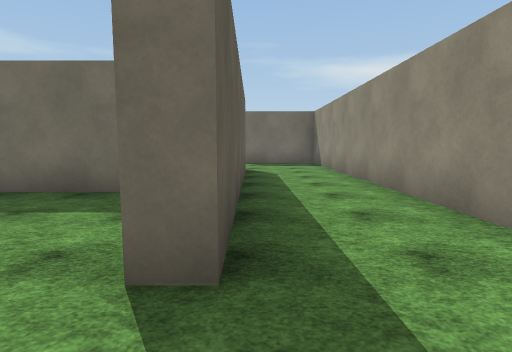
view 1 (above)

16 first-person views from a walk through a scene from a Unity 3-D project. The camera is 1.5 m above the floor, tilts 6° down and sees 80° across. The floor is counted in squares, 2 m on a side. Each view is taken from the middle of a square. On the plan, view 1 faces up. The plan holds only what a view shows up to about 10 squares ahead; the rest is blank. The place goes on beyond the plan. The player is left out. Surface patterns are stand-ins for the level's own textures.

view 2
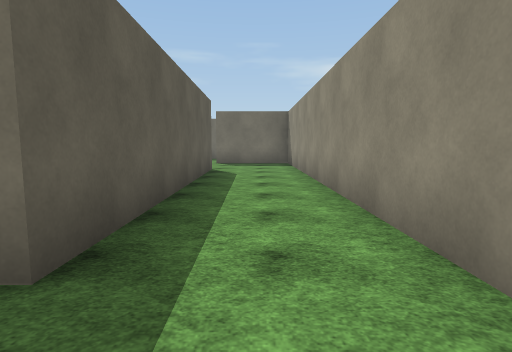

view 3
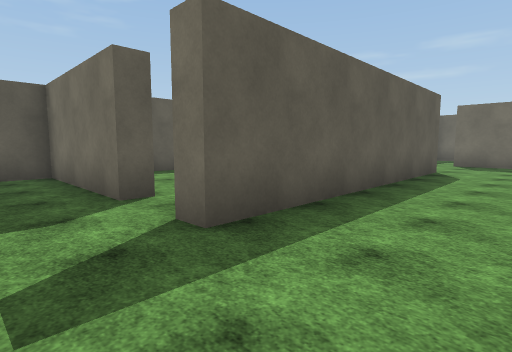

view 4
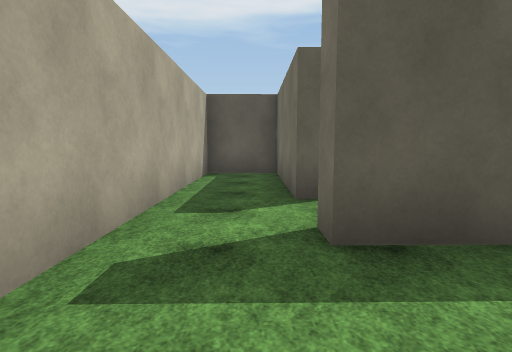

view 5
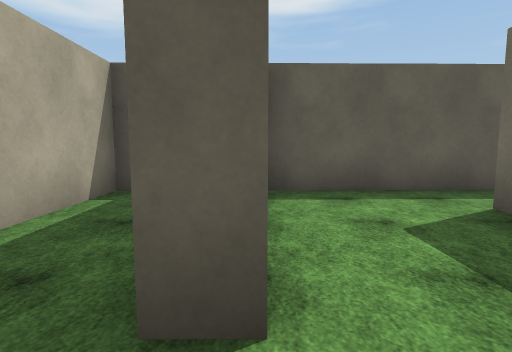

view 6
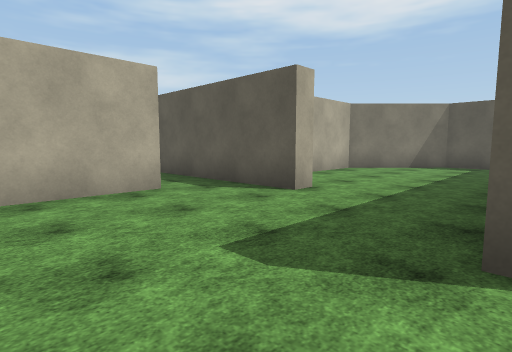

view 7
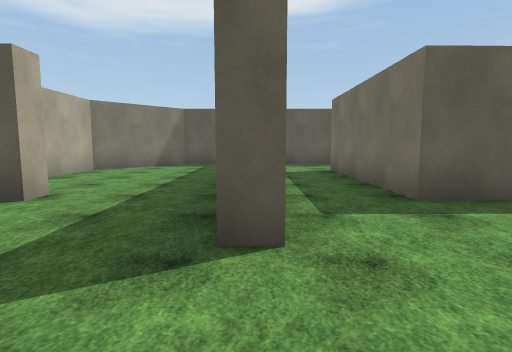

view 8
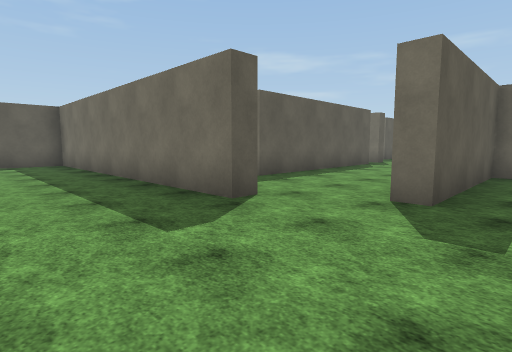

view 9
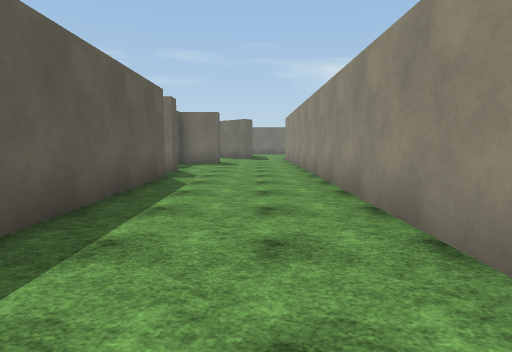

view 10
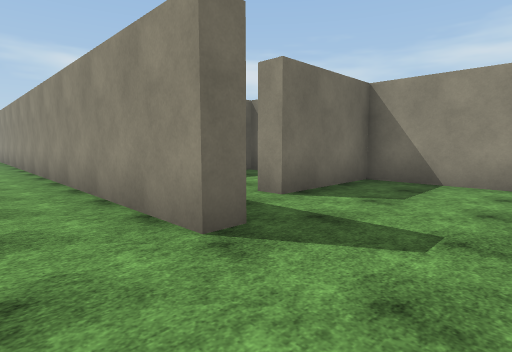

view 11
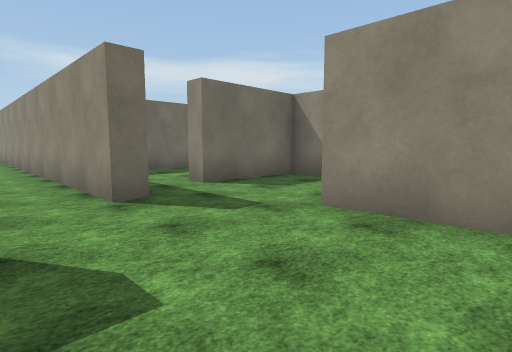

view 12
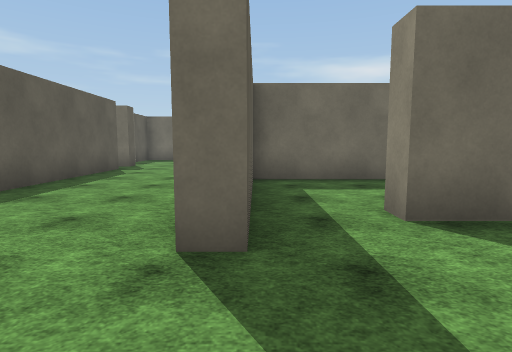

view 13
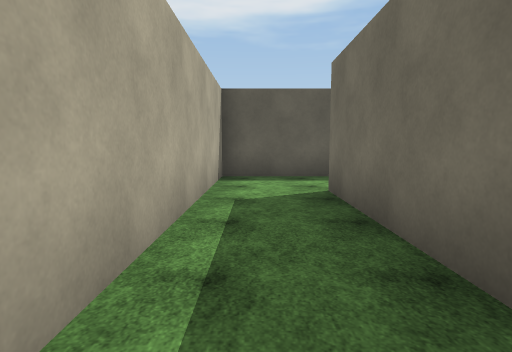

view 14
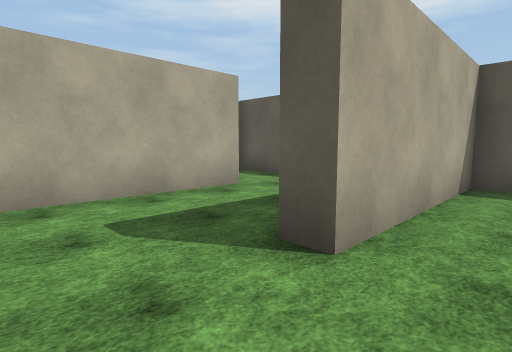

view 15
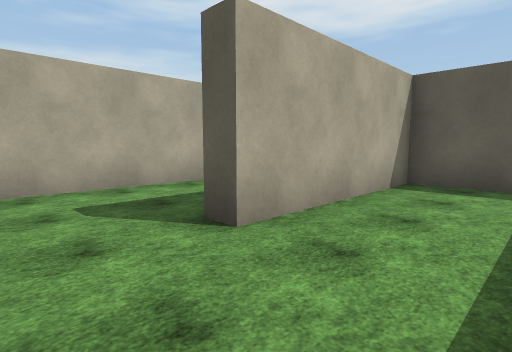

view 16
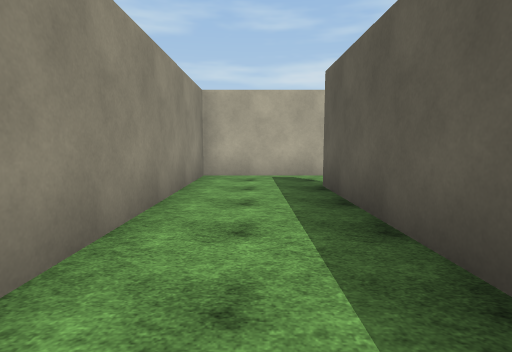

### Floor plan
Key: @ floor where view 1 was taken; # wall or solid block; . floor.
Columns run from 13 left of view 1 to 3 right of it. Each row starts with its distance up from view 1.
 22           .#
 21        ....#
 20        ....#
 19       #....#
 18  ......#...#
 17 #......#...#
 16 #####..#...#####
 15    ....#...#...#
 14   .....#...#...
 13 #......#...#..
 12 #..#####...#.####
 11 #...............#
 10 #########.......#
  9 #............#..#
  8 #............#..#
  7 #............#..#
  6 ##.....#.... #..#
  5  ####  #.#####..#
  4        #.... #..#
  3        #.....#..#
  2        ####..#..#
  1        #........#
  0        #.....@..#
 -1        ##########

Where each view was taken, in squares from view 1:
view 1: 0 up, 0 right, facing up
view 2: 0 up, 1 right, facing up
view 3: 0 up, 2 right, facing up-left
view 4: 1 up, 2 right, facing left
view 5: 2 up, 1 left, facing left
view 6: 10 up, 2 left, facing down-left
view 7: 10 up, 2 left, facing left
view 8: 7 up, 1 left, facing up-left
view 9: 11 up, 4 left, facing up
view 10: 9 up, 4 left, facing up-right
view 11: 7 up, 4 left, facing up-right
view 12: 9 up, 2 left, facing up
view 13: 11 up, 6 left, facing left
view 14: 17 up, 7 left, facing down-left
view 15: 18 up, 7 left, facing down-left
view 16: 7 up, 1 right, facing down
